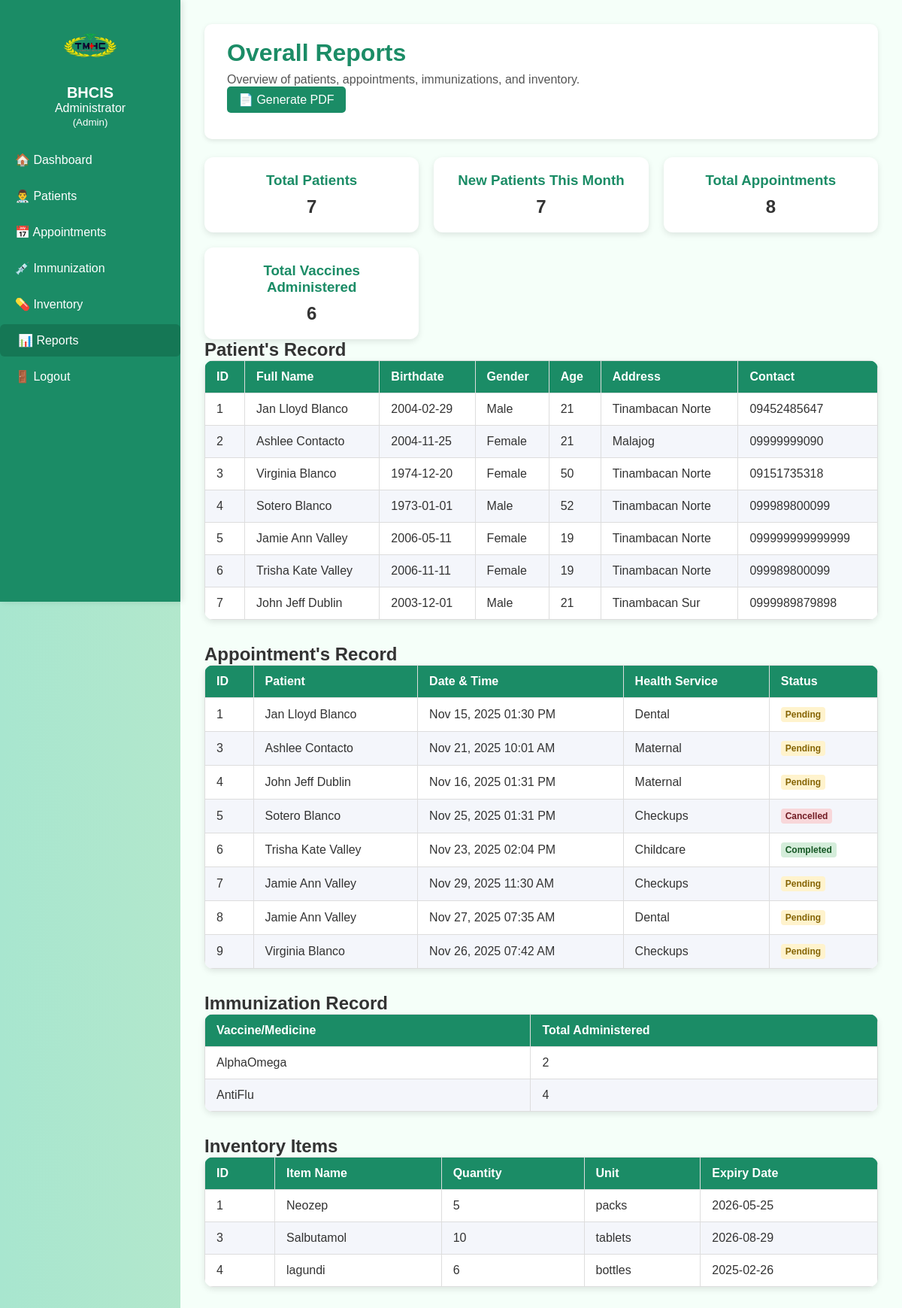
Screenshot of /reports.php (signed in) with the database file from the repository.
### tables this page shows
CREATE TABLE `patients` (
  `patient_id` int(11) NOT NULL,
  `fullname` varchar(100) DEFAULT NULL,
  `birthdate` date DEFAULT NULL,
  `health_service` enum('childcare','maternal','dental','checkups','other') DEFAULT NULL,
  `gender` enum('Male','Female') DEFAULT NULL,
  `address` varchar(255) DEFAULT NULL,
  `contact` varchar(20) DEFAULT NULL,
  `date_registered` timestamp NOT NULL DEFAULT current_timestamp()
);

CREATE TABLE `appointments` (
  `appointment_id` int(11) NOT NULL,
  `patient_id` int(11) NOT NULL,
  `appointment_date` datetime NOT NULL,
  `status` enum('Pending','Completed','Cancelled') DEFAULT 'Pending',
  `service` enum('Childcare','Maternal','Dental','Checkups','Other') NOT NULL DEFAULT 'Other'
);

CREATE TABLE `inventory` (
  `item_id` int(11) NOT NULL,
  `item_name` varchar(100) NOT NULL,
  `category` varchar(50) NOT NULL,
  `quantity` int(11) NOT NULL,
  `unit` varchar(20) NOT NULL,
  `expiry_date` date DEFAULT NULL,
  `status` enum('Available','Low Stock','Out of Stock') DEFAULT 'Available'
);

### reports.php (the view, shortened to what this page needs)
<?php
include('includes/db_connect.php');
function tableExists($conn, $table) {
    $res = mysqli_query($conn, "SHOW TABLES LIKE '$table'");
    return $res && $res->num_rows > 0;
}
$patientsResult = tableExists($conn, 'patients') ? mysqli_query($conn, "SELECT *, TIMESTAMPDIFF(YEAR, birthdate, CURDATE()) AS age FROM patients ORDER BY patient_id ASC") : false;
$appointments = tableExists($conn,'appointments') ? mysqli_query($conn, "SELECT a.*, p.fullname as patient_name FROM appointments a JOIN patients p ON a.patient_id=p.patient_id ORDER BY a.appointment_id ASC") : [];
$vaccineSummary = tableExists($conn,'immunizations') ? mysqli_query($conn,"SELECT vaccine, COUNT(*) as total FROM immunizations GROUP BY vaccine") : [];
$inventoryItems = tableExists($conn,'inventory') ? mysqli_query($conn,"SELECT * FROM inventory ORDER BY item_id ASC") : [];
$patientCount = tableExists($conn, 'patients') ? (int)mysqli_fetch_assoc(mysqli_query($conn,"SELECT COUNT(*) as total FROM patients"))['total'] : 0;
$newPatientsMonth = tableExists($conn,'patients') ? (int)mysqli_fetch_assoc(mysqli_query($conn,"SELECT COUNT(*) as total FROM patients WHERE MONTH(date_registered) = MONTH(CURDATE()) AND YEAR(date_registered) = YEAR(CURDATE())"))['total'] : 0;
$totalAppointments = tableExists($conn, 'appointments') ? (int)mysqli_fetch_assoc(mysqli_query($conn, "SELECT COUNT(*) as total FROM appointments"))['total'] : 0;
$totalVaccines = tableExists($conn, 'immunizations') ? (int)mysqli_fetch_assoc(mysqli_query($conn,"SELECT COUNT(*) as total FROM immunizations"))['total'] : 0;
$vaccineData = [];
if ($vaccineSummary && mysqli_num_rows($vaccineSummary) > 0) {
    while($row = mysqli_fetch_assoc($vaccineSummary)) $vaccineData[] = $row;
}
?>
<!DOCTYPE html>
<html lang="en">
<head>
<link rel="stylesheet" href="assets/css/style.css">
</head>
<body>
<div class="container">
    <div class="sidebar">
        <div class="sidebar-header">
            <img src="assets/images/logo1.png" alt="TMHC Logo">
            <h2>BHCIS</h2>
            <p class="welcome"><?= htmlspecialchars($_SESSION['fullname'] ?? '') ?><br>
            <small>(<?= htmlspecialchars($_SESSION['role'] ?? '') ?>)</small></p>
        </div>
        <ul>
            <li><a href="dashboard.php">🏠 Dashboard</a></li>
            <li><a href="patients.php">👨‍⚕️ Patients</a></li>
            <li><a href="appointments.php">📅 Appointments</a></li>
            <li><a href="immunization.php">💉 Immunization</a></li>
            <li><a href="inventory.php">💊 Inventory</a></li>
            <li><a href="reports.php" class="active">📊 Reports</a></li>
            <li><a href="logout.php">🚪 Logout</a></li>
        </ul>
    </div>
    <div class="main-content">
        <div class="page-header">
            <h1>Overall Reports</h1>
            <p>Overview of patients, appointments, immunizations, and inventory.</p>
            <a href="?pdf=1" class="btn-download">📄 Generate PDF</a>
        </div>
        <div class="card-grid">
            <div class="card"><h3>Total Patients</h3><p><?= $patientCount ?></p></div>
            <div class="card"><h3>New Patients This Month</h3><p><?= $newPatientsMonth ?></p></div>
            <div class="card"><h3>Total Appointments</h3><p><?= $totalAppointments ?></p></div>
            <div class="card"><h3>Total Vaccines Administered</h3><p><?= $totalVaccines ?></p></div>
        </div>
        <h2>Patient's Record</h2>
        <?php if($patientsResult && mysqli_num_rows($patientsResult) > 0): ?>
        <table class="patients-table">
            <thead>
                <tr>
                    <th>ID</th>
                    <th>Full Name</th>
                    <th>Birthdate</th>
                    <th>Gender</th>
                    <th>Age</th>
                    <th>Address</th>
                    <th>Contact</th>
                </tr>
            </thead>
            <tbody>
            <?php while($row = mysqli_fetch_assoc($patientsResult)): ?>
                <tr>
                    <td><?= $row['patient_id'] ?></td>
                    <td><?= htmlspecialchars($row['fullname']) ?></td>
                    <td><?= $row['birthdate'] ?></td>
                    <td><?= $row['gender'] ?></td>
                    <td><?= $row['age'] ?></td>
                    <td><?= htmlspecialchars($row['address']) ?></td>
                    <td><?= htmlspecialchars($row['contact']) ?></td>
                </tr>
            <?php endwhile; ?>
            </tbody>
        </table>
        <?php else: ?>
            <p style="text-align:center;">No patients found.</p>
        <?php endif; ?>
        <h2>Appointment's Record</h2>
        <?php if($appointments && mysqli_num_rows($appointments) > 0): ?>
        <table class="patients-table">
            <thead>
                <tr>
                    <th>ID</th>
                    <th>Patient</th>
                    <th>Date & Time</th>
                    <th>Health Service</th>
                    <th>Status</th>
                </tr>
            </thead>
            <tbody>
            <?php while($row = mysqli_fetch_assoc($appointments)): ?>
                <tr>
                    <td><?= $row['appointment_id'] ?></td>
                    <td><?= htmlspecialchars($row['patient_name']) ?></td>
                    <td><?= date('M d, Y h:i A', strtotime($row['appointment_date'])) ?></td>
                    <td><?= htmlspecialchars($row['service']) ?></td>
                    <td><span class="status <?= strtolower($row['status']) ?>"><?= htmlspecialchars($row['status']) ?></span></td>
                </tr>
            <?php endwhile; ?>
            </tbody>
        </table>
        <?php else: ?>
            <p style="text-align:center;">No appointments found.</p>
        <?php endif; ?>
        <h2>Immunization Record</h2>
        <?php if(count($vaccineData) > 0): ?>
        <table class="patients-table">
            <thead>
                <tr>
                    <th>Vaccine/Medicine</th>
                    <th>Total Administered</th>
                </tr>
            </thead>
            <tbody>
            <?php foreach($vaccineData as $v): ?>
                <tr>
                    <td><?= htmlspecialchars($v['vaccine']) ?></td>
                    <td><?= $v['total'] ?></td>
                </tr>
            <?php endforeach; ?>
            </tbody>
        </table>
        <?php else: ?>
            <p style="text-align:center;">No vaccine records found.</p>
        <?php endif; ?>
        <h2>Inventory Items</h2>
        <?php if($inventoryItems && mysqli_num_rows($inventoryItems) > 0): ?>
        <table class="patients-table">
            <thead>
                <tr>
                    <th>ID</th>
                    <th>Item Name</th>
                    <th>Quantity</th>
                    <th>Unit</th>
                    <th>Expiry Date</th>
                </tr>
            </thead>
            <tbody>
            <?php while($item = mysqli_fetch_assoc($inventoryItems)): ?>
                <tr>
                    <td><?= $item['item_id'] ?></td>
                    <td><?= htmlspecialchars($item['item_name']) ?></td>
                    <td><?= $item['quantity'] ?></td>
                    <td><?= $item['unit'] ?></td>
                    <td><?= $item['expiry_date'] ?></td>
                </tr>
            <?php endwhile; ?>
            </tbody>
        </table>
        <?php else: ?>
            <p style="text-align:center;">No inventory records found.</p>
        <?php endif; ?>
    </div>
</div>
</body>
</html>

### assets/css/style.css (style rules this page uses)
:root { --primary-color: #1b8c66; --primary-hover: #157755; --background-gradient: linear-gradient(to right, #a8e6cf, #dcedc1); --text-color: #333; --error-color: #e74c3c; --card-bg: #fff; --dashboard-bg: #f5fff9; --transition-speed: 0.3s; --success: #d4edda; --success-text: #155724; --error-bg: #f8d7da; --error-text: #721c24; --pending: #fff3cd; --pending-text: #856404; }
* { box-sizing: border-box; margin: 0; padding: 0; }
body { background: var(--background-gradient); font-family: "Poppins", sans-serif; color: var(--text-color); }
.status { padding: 3px 6px; border-radius: 4px; font-weight: bold; display: inline-block; }
.status.pending { background: var(--pending); color: var(--pending-text); }
.status.completed { background: var(--success); color: var(--success-text); }
.status.cancelled { background: var(--error-bg); color: var(--error-text); }
.container { display: flex; min-height: 100vh; }
.sidebar { width: 240px; background-color: var(--primary-color); color: white; display: flex; flex-direction: column; align-items: center; padding: 1.25rem 0; position: fixed; left: 0; top: 0; height: 100vh; max-height: 100vh; overflow-y: auto; box-shadow: 3px 0 8px rgba(0,0,0,0.1); }
.sidebar-header { text-align: center; margin-bottom: 1.25rem; }
.sidebar-header img { width: 80px; margin-bottom: 0.5rem; }
.sidebar-header h2 { font-size: 1.25rem; font-weight: 600; }
.sidebar ul { list-style: none; padding: 0; width: 100%; }
.sidebar ul li a { display: block; color: white; text-decoration: none; padding: 0.75rem 1.25rem; font-weight: 500; border-radius: 6px; margin-bottom: 5px; transition: background var(--transition-speed), padding-left var(--transition-speed); }
.sidebar ul li a:hover, .sidebar ul li a.active { background-color: var(--primary-hover); padding-left: 1.5rem; }
.main-content { flex: 1; margin-left: 240px; background: var(--dashboard-bg); padding: 2rem; min-height: 100vh; }
.page-header { background: var(--card-bg); padding: 1.25rem 1.875rem; border-radius: 10px; box-shadow: 0 2px 6px rgba(0,0,0,0.1); margin-bottom: 1.5rem; }
.page-header h1 { color: var(--primary-color); margin: 0; }
.page-header p { color: #555; margin-top: 0.5rem; }
.card-grid { display: grid; grid-template-columns: repeat(auto-fit, minmax(220px, 1fr)); gap: 1.25rem; }
.card { background: var(--card-bg); border-radius: 12px; padding: 1.25rem; text-align: center; box-shadow: 0 3px 8px rgba(0,0,0,0.1); transition: transform var(--transition-speed); }
.card h3 { color: var(--primary-color); margin-bottom: 0.625rem; }
.card p { font-size: 1.5rem; font-weight: bold; color: var(--text-color); }
.patients-table { width: 100%; border-collapse: collapse; background: var(--card-bg); border-radius: 12px; overflow: hidden; box-shadow: 0 3px 8px rgba(0,0,0,0.1); margin-bottom: 2rem; }
.patients-table th, .patients-table td { padding: 12px 15px; text-align: left; border: 1px solid #ddd; }
.patients-table th { background: var(--primary-color); color: #fff; font-weight: 600; }
.patients-table tr:nth-child(even) { background: #f4f6fb; }
.status { padding: 3px 6px; border-radius: 4px; font-weight: bold; display: inline-block; font-size: 0.75rem; }
.btn-download { display:inline-block; margin-bottom:15px; padding:8px 15px; background:#1b8c66; color:#fff; text-decoration:none; border-radius:5px; }

### rows the page displays
patients: patient_id "1", fullname "Jan Lloyd Blanco", birthdate "2004-02-29", gender "Male", age "21", address "Tinambacan Norte", contact "09452485647"
patients: patient_id "2", fullname "Ashlee Contacto", birthdate "2004-11-25", gender "Female", age "21", address "Malajog", contact "09999999090"
patients: patient_id "3", fullname "Virginia Blanco", birthdate "1974-12-20", gender "Female", age "50", address "Tinambacan Norte", contact "09151735318"
patients: patient_id "4", fullname "Sotero Blanco", birthdate "1973-01-01", gender "Male", age "52", address "Tinambacan Norte", contact "099989800099"
patients: patient_id "5", fullname "Jamie Ann Valley", birthdate "2006-05-11", gender "Female", age "19", address "Tinambacan Norte", contact "099999999999999"
patients: patient_id "6", fullname "Trisha Kate Valley", birthdate "2006-11-11", gender "Female", age "19", address "Tinambacan Norte", contact "099989800099"
patients: patient_id "7", fullname "John Jeff Dublin", birthdate "2003-12-01", gender "Male", age "21", address "Tinambacan Sur", contact "0999989879898"
appointments: appointment_id "1", patient.fullname "Jan Lloyd Blanco", appointment_date "Nov 15, 2025 01:30 PM", service "Dental", status "Pending"
appointments: appointment_id "3", patient.fullname "Ashlee Contacto", appointment_date "Nov 21, 2025 10:01 AM", service "Maternal", status "Pending"
appointments: appointment_id "4", patient.fullname "John Jeff Dublin", appointment_date "Nov 16, 2025 01:31 PM", service "Maternal", status "Pending"
appointments: appointment_id "5", patient.fullname "Sotero Blanco", appointment_date "Nov 25, 2025 01:31 PM", service "Checkups", status "Cancelled"
appointments: appointment_id "6", patient.fullname "Trisha Kate Valley", appointment_date "Nov 23, 2025 02:04 PM", service "Childcare", status "Completed"
appointments: appointment_id "7", patient.fullname "Jamie Ann Valley", appointment_date "Nov 29, 2025 11:30 AM", service "Checkups", status "Pending"
appointments: appointment_id "8", patient.fullname "Jamie Ann Valley", appointment_date "Nov 27, 2025 07:35 AM", service "Dental", status "Pending"
appointments: appointment_id "9", patient.fullname "Virginia Blanco", appointment_date "Nov 26, 2025 07:42 AM", service "Checkups", status "Pending"
inventory: item_id "1", item_name "Neozep", quantity "5", unit "packs", expiry_date "2026-05-25"
inventory: item_id "3", item_name "Salbutamol", quantity "10", unit "tablets", expiry_date "2026-08-29"
inventory: item_id "4", item_name "lagundi", quantity "6", unit "bottles", expiry_date "2025-02-26"

### other values shown
$_SESSION['fullname'] "Administrator"
$_SESSION['role'] "Admin"
$patientCount "7"
$newPatientsMonth "7"
$totalAppointments "8"
$totalVaccines "6"
$v['vaccine'] "AlphaOmega"
$v['total'] "2"
$v['vaccine'] "AntiFlu"
$v['total'] "4"
